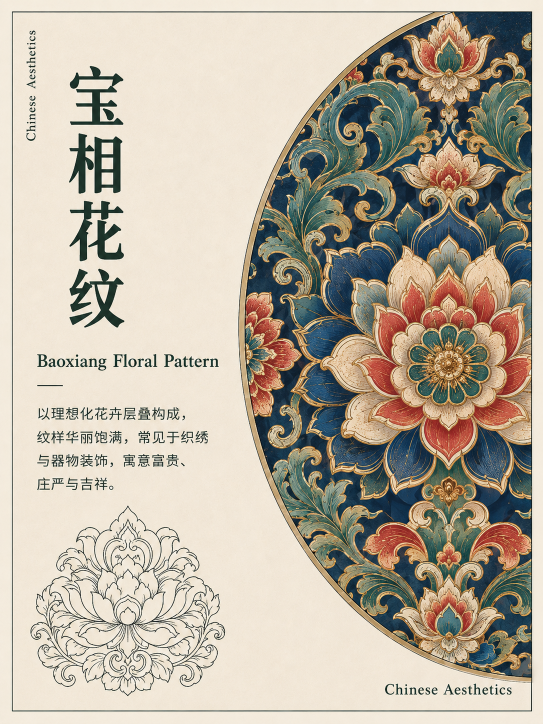
#> input picture services/chinese-traditional-patterns/patterns/001-020_植物花卉纹/002_宝相花纹/002_宝相花纹_卡片图.png, 1086 x 1448 px (shown at 1/2 size); its folder holds only this picture in this run
$ python generate_thumbnails.py
#> lines starting #> are read from the running program, lines starting #| are printed output that depends on the picture
#!/usr/bin/env python3
"""
生成中国传统纹样高清卡片图的轻量缩略图（WebP 格式，宽 320px，单张约 20~40KB）。
用于在画板节点 3 列网格中毫秒级加载与流畅渲染。

使用方法:
  python generate_thumbnails.py
"""

import json
from pathlib import Path
from PIL import Image

BASE_DIR = Path(__file__).parent.resolve()
PATTERNS_DIR = BASE_DIR / "patterns"
DATA_FILE = BASE_DIR / "data" / "patterns.json"

THUMB_WIDTH = 320
QUALITY = 85


def generate_thumbnails():
    if not PATTERNS_DIR.exists():
        print(f"Directory not found: {PATTERNS_DIR}")
        return

    print("=== 开始生成中国传统纹样高清卡片缩略图 ===")

    # 查找所有 *_卡片图.png
    card_images = list(PATTERNS_DIR.glob("**/*_卡片图.png"))
    print(f"找到 {len(card_images)} 张卡片原图")

    processed = 0
    skipped = 0
    total_orig_bytes = 0
    total_thumb_bytes = 0

    for img_path in sorted(card_images):
        thumb_path = img_path.parent / f"{img_path.stem}_thumb.webp"
        orig_size = img_path.stat().st_size
        total_orig_bytes += orig_size

        if thumb_path.exists() and thumb_path.stat().st_mtime >= img_path.stat().st_mtime:
            skipped += 1
            total_thumb_bytes += thumb_path.stat().st_size
            continue

        try:
            with Image.open(img_path) as im:
                # 转换 RGB（处理 RGBA / Palette 兼容性）
#> im is the input picture: PIL image 1086x1448 RGB; mean R, G, B 184.7, 175.8, 160.3
                if im.mode in ("RGBA", "LA") or (im.mode == "P" and "transparency" in im.info):
                    alpha = im.convert("RGBA")
                    bg = Image.new("RGBA", alpha.size, (255, 255, 255, 255))
                    im = Image.alpha_composite(bg, alpha).convert("RGB")
                else:
                    im = im.convert("RGB")

                w, h = im.size
#> w = 1086; h = 1448
                new_w = THUMB_WIDTH
                new_h = int(h * (new_w / w))
#> new_h = 426
                thumb_im = im.resize((new_w, new_h), Image.Resampling.LANCZOS)
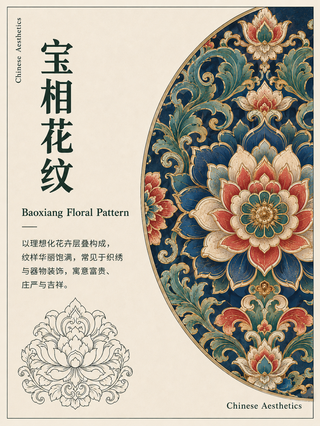
#> thumb_im: PIL image 320x426 RGB; mean R, G, B 184.7, 175.8, 160.3
                thumb_im.save(thumb_path, "WEBP", quality=QUALITY, method=6)

            thumb_size = thumb_path.stat().st_size
            total_thumb_bytes += thumb_size
            processed += 1
            print(f"  [√] {img_path.name} ({orig_size // 1024}KB) -> {thumb_path.name} ({thumb_size // 1024}KB)")
        except Exception as e:
            print(f"  [X] 处理失败 {img_path}: {e}")

    print("\n=== 处理完成 ===")
    print(f"新建/更新: {processed} 张, 跳过已存在: {skipped} 张")
    print(f"原图总大小: {total_orig_bytes / 1024 / 1024:.2f} MB")
    print(f"缩略图总大小: {total_thumb_bytes / 1024 / 1024:.2f} MB (体积压缩比: {(1 - total_thumb_bytes / max(1, total_orig_bytes)) * 100:.1f}%)")

    # 更新 data/patterns.json 补充 card_image_thumb 字段
    if DATA_FILE.exists():
        try:
            with open(DATA_FILE, "r", encoding="utf-8") as f:
                data = json.load(f)

            for item in data:
                card_img = item.get("card_image", "")
                if card_img:
                    card_p = Path(card_img)
                    thumb_rel = card_p.parent / f"{card_p.stem}_thumb.webp"
                    item["card_image_thumb"] = str(thumb_rel).replace("\\", "/")

            with open(DATA_FILE, "w", encoding="utf-8") as f:
                json.dump(data, f, ensure_ascii=False, indent=2)

            print(f"[√] 成功更新 {DATA_FILE} 中的 card_image_thumb 字段")
        except Exception as e:
            print(f"[X] 更新 patterns.json 失败: {e}")


if __name__ == "__main__":
    generate_thumbnails()

$ run again, on services/chinese-traditional-patterns/patterns/001-020_植物花卉纹/007_忍冬纹/007_忍冬纹_卡片图.png
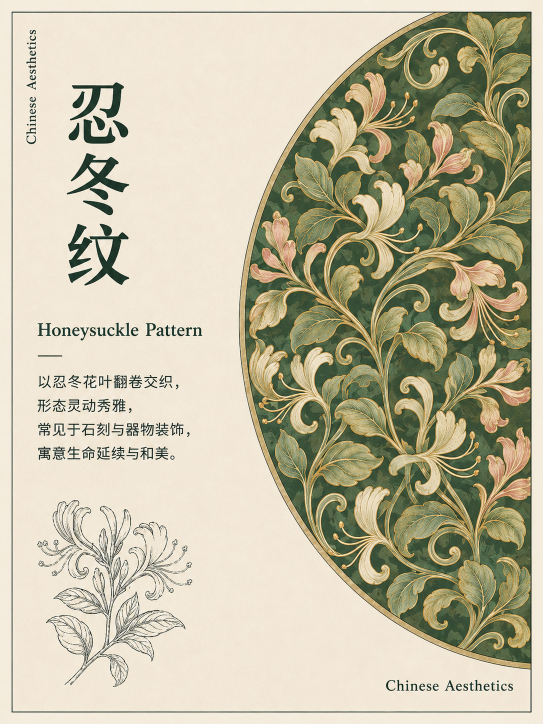
#> input picture services/chinese-traditional-patterns/patterns/001-020_植物花卉纹/007_忍冬纹/007_忍冬纹_卡片图.png, 1086 x 1448 px (shown at 1/2 size)
#> in generate_thumbnails, im is the input picture: PIL image 1086x1448 RGB; mean R, G, B 193, 187.2, 161.8
#> in generate_thumbnails, `thumb_im = im.resize((new_w, new_h), Image.Resampling.LANCZOS)`:
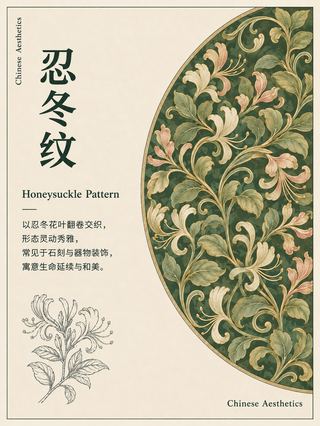
#> thumb_im: PIL image 320x426 RGB; mean R, G, B 193, 187.2, 161.8

$ run again, on services/chinese-traditional-patterns/patterns/001-020_植物花卉纹/011_兰草纹/011_兰草纹_卡片图.png
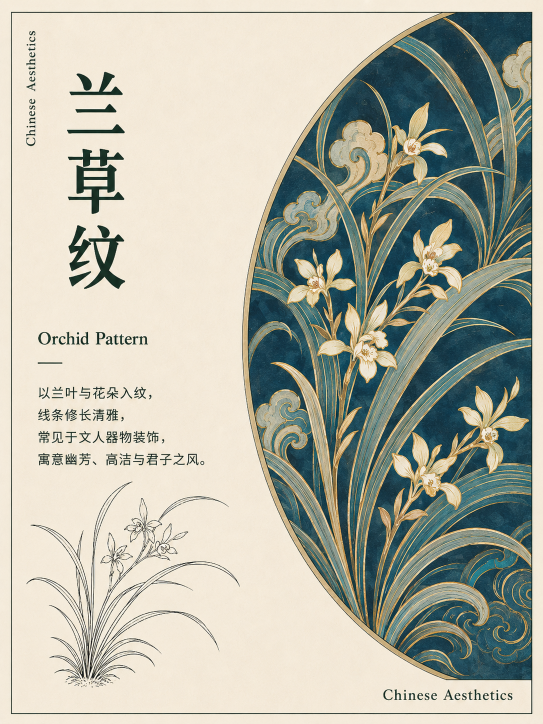
#> input picture services/chinese-traditional-patterns/patterns/001-020_植物花卉纹/011_兰草纹/011_兰草纹_卡片图.png, 1086 x 1448 px (shown at 1/2 size)
#> in generate_thumbnails, im is the input picture: PIL image 1086x1448 RGB; mean R, G, B 178.9, 180.5, 167
#> in generate_thumbnails, `thumb_im = im.resize((new_w, new_h), Image.Resampling.LANCZOS)`:
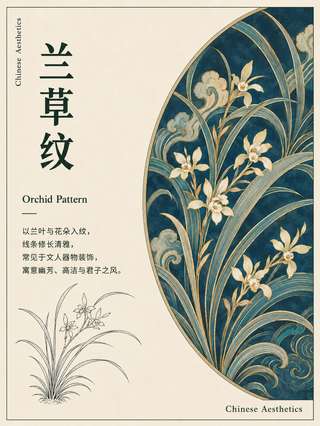
#> thumb_im: PIL image 320x426 RGB; mean R, G, B 178.9, 180.5, 167
